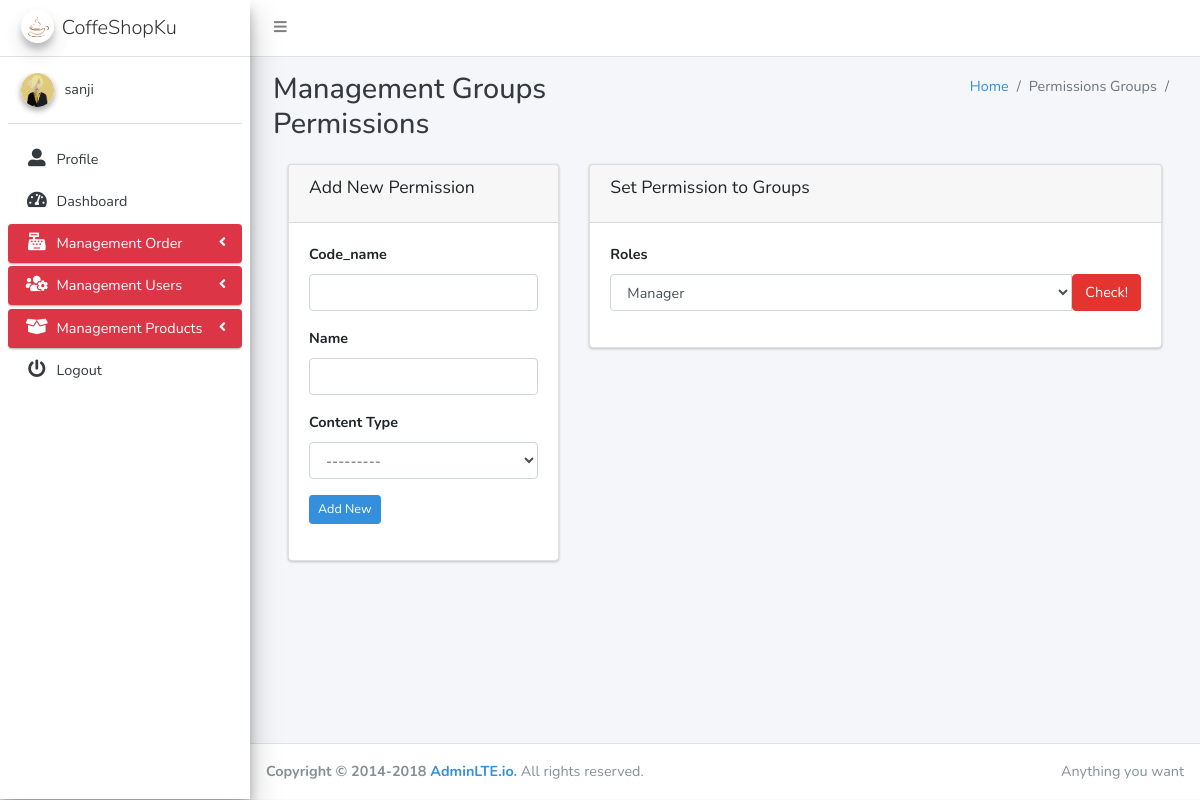
Screenshot of /accounts/permissions-groups/ (signed in) with the database file from the repository.
### accounts/models.py (models this page shows, shortened)
class User(AbstractBaseUser, PermissionsMixin):
    email = models.EmailField(_('email'), unique=True)
    username = models.CharField(_('username'), max_length=45, unique=True)
    first_name = models.CharField(_('first name'), max_length=30, blank=True)
    last_name = models.CharField(_('last name'), max_length=30, blank=True)
    date_joined = models.DateTimeField(_('date joined'), auto_now_add=True)
    is_active = models.BooleanField(_('active'), default=True)
    avatar = models.ImageField(upload_to=path_and_rename, null=True, blank=True)
    objects = UserManager()
    EMAIL_FIELD    = 'email'
    USERNAME_FIELD = 'username'
    REQUIRED_FIELDS = []
    class Meta:
        verbose_name = _('user')
        verbose_name_plural = _('users')
    def __str__(self):
        return self.username

### accounts/views.py (the view, shortened to what this page needs)
# urls.py: path('permissions-groups/', login_required(PermissionsGroups.as_view(template_name='accounts/groups_permissions.html')), name="permissions_groups"),
class PermissionsGroups(PermissionRequiredMixin,FormView):
    template_name   = None
    form_class      = PermissionsForm
    success_url     = 'permissions_groups'
    permission_required = ('auth.view_group','auth.change_group','auth.add_group','auth.add_permission','auth.change_permission','auth.delete_permission')
    def get(self, request, *args, **kwargs):
        if request.method == 'GET' and 'groups' in request.GET:
            group_id = request.GET['groups']
            if group_id is not None and group_id != '':
                group_update = Group.objects.get(id=group_id)
                kwargs['user_permissions']    = Permission.objects.all()
                kwargs['curent_permissions']  = [(x.id) for x in group_update.permissions.all()]
        return self.render_to_response(self.get_context_data(**kwargs))
    def get_context_data(self, **kwargs):
        if 'form' not in kwargs:
            kwargs['form'] = self.get_form()
        kwargs['user_groups']      = Group.objects.all()
        kwargs['heading_title']        = "Management Groups Permissions"
        kwargs['breadcrumb']        = {'content':'Permissions Groups','class':'active',}
        return super().get_context_data(**kwargs)

### accounts/forms.py
class PermissionsForm(forms.ModelForm):
    codename    = forms.CharField(max_length=15,required=True)
    name        = forms.CharField(max_length=30,required=True)
    class Meta:
        model   = Permission
        fields  = "__all__"

### accounts/auth.py (called while the page is built)
    def get_user(self, user_id):
        UserModel = get_user_model()
        try:
            return UserModel._default_manager.get(pk=user_id)
        except UserModel.DoesNotExist:
            return None

### accounts/templates/accounts/groups_permissions.html (shortened to what this page needs)
{% extends "layouts/base.html" %}
{% load static %}
{% block content %}
<section class="content">
    <div class="container-fluid">
        <div class="row">
            <div class="col-md-4">
                <div class="card">
                    <div class="card-header with-border">
                        <h3 class="card-title">
                            <h4 class="card-title">Add New Permission</h4>
                        </h3>
                    </div>
                    <div class="card-body">
                        <form method="post">
                            <div class="form-group">
                                <label for="codename">Code_name</label>
                                <input type="text" name="codename" class="form-control " required>
                            </div>
                            <div class="form-group">
                                <label for="name">Name</label>
                                <input type="text" name="name" class="form-control " required>
                            </div>
                            <div class="form-group">
                                <label for="name">Content Type</label>
                                <select name="content_type" class="form-control" required>
                                        {% for x in form.content_type %}
                                            {{x}}
                                        {% endfor%}
                                </select>
                            </div>
                            <div class="form-group">
                                <button class="btn btn-primary btn-sm">
                                    Add New
                                </button>
                            </div>
                        </form>
                    </div>
                </div>
            </div>
            <div class="col-md-8">
                <div class="card">
                    <div class="card-header with-border">
                        <h3 class="card-title">Set Permission to Groups</h3>
                    </div>
                    <div class="card-body">
                        <form method="GET">
                            <div class="form-group">
                                <label for="">Roles</label>
                                <div class="input-group">
                                    <select name="groups" class="form-control">
                                        {% for row in user_groups %}
                                        <option value="{{ row.id }}" >{{ row.name }}</option>
                                        {% endfor %}
                                    </select>
                                    <span class="input-group-btn">
                                        <button class="btn btn-danger">Check!</button>
                                    </span>
                                </div>
                            </div>
                        </form>
                    </div>
                </div>
            </div>
        </div>
    </div>
</section>
{% endblock content %}

### templates/layouts/base.html (shortened to what this page needs)
{% load static %}
{% load active_link_tags %}
<!DOCTYPE html>
<html lang="en">
<head>
    <link rel="stylesheet" href="{% static "sass/app.css" %}">
</head>
<body class="hold-transition sidebar-mini">
    <div class="wrapper" id="app">
        <nav class="main-header navbar navbar-expand bg-white navbar-light border-bottom">
            <ul class="navbar-nav">
                <li class="nav-item">
                    <a class="nav-link" data-widget="pushmenu" href="#"><i class="fa fa-bars"></i></a>
                </li>
            </ul>
        </nav>
        <aside class="main-sidebar sidebar-light-danger elevation-4">
            <a href="index3.html" class="brand-link">
                <img src="{% static "img/logo.png" %}" alt="CoffeShopKu" class="brand-image img-circle elevation-3"
                    style="opacity: .8">
                <span class="brand-text font-weight-light">CoffeShopKu</span>
            </a>
            <div class="sidebar">
                <div class="user-panel mt-3 pb-3 mb-3 d-flex">
                    <div class="image">
                        <img src="{% get_media_prefix %}{{request.user.avatar}}" class="img-circle elevation-2"
                            alt="User Image">
                    </div>
                    <div class="info">
                        <a href="#" class="d-block">{{ request.user }}</a>
                    </div>
                </div>
                <nav class="mt-2">
                    <ul class="nav nav-pills nav-sidebar flex-column" data-widget="treeview" role="menu"
                        data-accordion="false">
                        <li class="nav-item">
                            <a href="{% url 'profile_url' request.user.id %}"
                                class="{% active_link 'profile_url' 'active-link' pk=request.path|last %} nav-link">
                                <i class="nav-icon fas fa-user-alt"></i>
                                <p>
                                    Profile
                                </p>
                            </a>
                        </li>
                        <li class="nav-item">
                            <a href="{% url 'dashboard' %}"
                                class="{% active_link 'dashboard' 'active-link' %} nav-link">
                                <i class="nav-icon fas fa-tachometer-alt"></i>
                                <p>
                                    Dashboard
                                </p>
                            </a>
                        </li>
                        <li
                            class="nav-item has-treeview {% active_link 'order_list_products' 'menu-open' strict=True %}">
                            <a href="#" class="nav-link active">
                                <i class="nav-icon fas fa-cash-register"></i>
                                <p>
                                    Management Order
                                    <i class="right fas fa-angle-left"></i>
                                </p>
                            </a>
                        </li>
                        {% if perms.accounts.view_user %}
                        <li class="nav-item has-treeview {% active_link 'permissions_groups' 'menu-open' %}{% active_link 'groups_list' 'menu-open' %}{% active_link 'users_list || add_user'  'menu-open' %}{% active_link 'update_user' 'menu-open' pk=request.path|last %}">
                            <a href="#" class="nav-link active">
                                <i class="nav-icon fas fa-users-cog"></i>
                                <p>
                                    Management Users
                                    <i class="right fas fa-angle-left"></i>
                                </p>
                            </a>
                        </li>
                        {% endif %}
                        {% if perms.products.view_products %}
                        <li class="nav-item has-treeview {% active_link 'list_categories' 'menu-open' strict=True %}{% active_link 'list_products' 'menu-open' strict=True  %} ">
                            <a href="#" class="nav-link active">
                                <i class="nav-icon fas fa-box-open"></i>
                                <p>
                                    Management Products
                                    <i class="right fas fa-angle-left"></i>
                                </p>
                            </a>
                        </li>
                        {% endif %}
                        <li class="nav-item">
                            <a href="{% url 'logout_url' %}" class="nav-link">
                                <i class="nav-icon fas fa-power-off"></i>
                                <p>
                                    Logout
                                </p>
                            </a>
                        </li>
                    </ul>
                </nav>
            </div>
        </aside>
        <div class="content-wrapper">
            <div class="content-header">
                <div class="container-fluid">
                    <div class="row mb-2">
                        <div class="col-sm-6">
                            <h1 class="m-0 text-dark">{{heading_title}}</h1>
                        </div>
                        <div class="col-sm-6">
                            <ol class="breadcrumb float-sm-right">
                                <li class="breadcrumb-item"><a href="#">Home</a></li>
                                <li class="breadcrumb-item {{breadcrumb.class}}">{% if breadcrumb2  %}<a
                                        href="{% url breadcrumb.url %}">{{breadcrumb.content}}</a></li>
                                {% else %}{{breadcrumb.content}}</li>{% endif %}
                                <li class="breadcrumb-item {{breadcrumb2.class}}">{{breadcrumb2.content}}</li>
                            </ol>
                        </div>
                    </div>
                </div>
            </div>
            <div class="content">
                <div class="container-fluid">
                    {% block content %}
                    {% endblock content %}
                </div>
            </div>
        </div>
        <footer class="main-footer">
            <div class="float-right d-none d-sm-inline">
                Anything you want
            </div>
            <strong>Copyright &copy; 2014-2018 <a href="https://adminlte.io">AdminLTE.io</a>.</strong> All rights
            reserved.
        </footer>
    </div>
</body>
</html>

### rows the page displays
User: user.avatar (picture), user "sanji"

### other values shown
{{ heading_title }} "Management Groups Permissions"
{{ breadcrumb.content }} "Permissions Groups"
form field groups "Manager"
